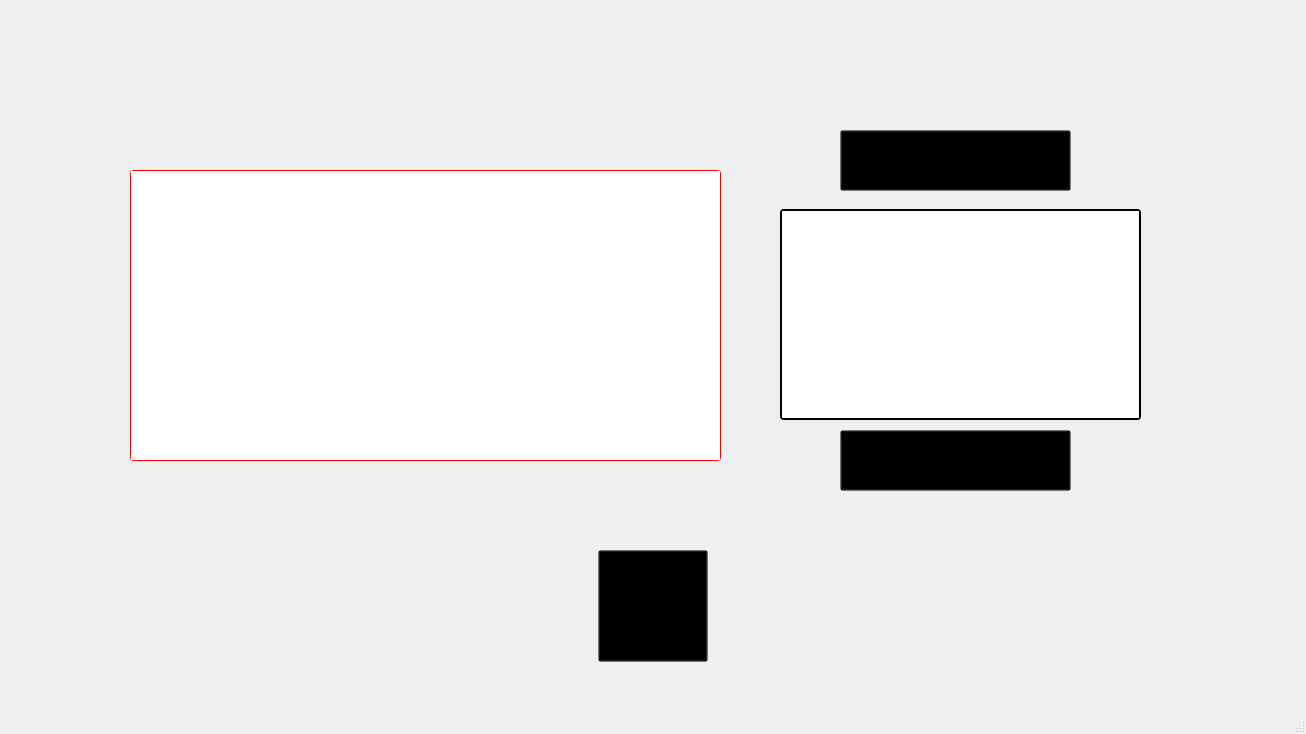
<?xml version="1.0" encoding="UTF-8"?>
<ui version="4.0">
 <class>MoneyWindow</class>
 <widget class="QMainWindow" name="MoneyWindow">
  <property name="geometry">
   <rect>
    <x>0</x>
    <y>0</y>
    <width>1306</width>
    <height>734</height>
   </rect>
  </property>
  <property name="minimumSize">
   <size>
    <width>1306</width>
    <height>734</height>
   </size>
  </property>
  <property name="maximumSize">
   <size>
    <width>1306</width>
    <height>734</height>
   </size>
  </property>
  <property name="windowTitle">
   <string>Money Storage</string>
  </property>
  <widget class="QWidget" name="centralwidget">
   <widget class="QPushButton" name="pushButton">
    <property name="geometry">
     <rect>
      <x>598</x>
      <y>550</y>
      <width>110</width>
      <height>112</height>
     </rect>
    </property>
    <property name="minimumSize">
     <size>
      <width>110</width>
      <height>112</height>
     </size>
    </property>
    <property name="maximumSize">
     <size>
      <width>110</width>
      <height>112</height>
     </size>
    </property>
    <property name="cursor">
     <cursorShape>PointingHandCursor</cursorShape>
    </property>
    <property name="styleSheet">
     <string notr="true">background: transparent</string>
    </property>
    <property name="text">
     <string/>
    </property>
   </widget>
   <widget class="QTextBrowser" name="textBrowser">
    <property name="geometry">
     <rect>
      <x>130</x>
      <y>170</y>
      <width>591</width>
      <height>291</height>
     </rect>
    </property>
    <property name="font">
     <font>
      <family>Papyrus</family>
      <pointsize>85</pointsize>
      <weight>50</weight>
      <italic>false</italic>
      <bold>false</bold>
      <kerning>true</kerning>
     </font>
    </property>
    <property name="styleSheet">
     <string notr="true">background-image: url(:/Money/Assets/console.jpg);
color: #FF7266;
font: 85pt &quot;Papyrus&quot;;
border: 2px solid red;
border-radius: 4px;
padding: -1px;</string>
    </property>
    <property name="lineWidth">
     <number>1</number>
    </property>
    <property name="midLineWidth">
     <number>0</number>
    </property>
   </widget>
   <widget class="QPushButton" name="pushButton_2">
    <property name="geometry">
     <rect>
      <x>840</x>
      <y>130</y>
      <width>231</width>
      <height>61</height>
     </rect>
    </property>
    <property name="cursor">
     <cursorShape>PointingHandCursor</cursorShape>
    </property>
    <property name="styleSheet">
     <string notr="true">background: transparent;</string>
    </property>
    <property name="text">
     <string/>
    </property>
   </widget>
   <widget class="QTextEdit" name="textEdit">
    <property name="geometry">
     <rect>
      <x>780</x>
      <y>209</y>
      <width>361</width>
      <height>211</height>
     </rect>
    </property>
    <property name="font">
     <font>
      <family>Papyrus</family>
      <pointsize>44</pointsize>
      <weight>50</weight>
      <italic>false</italic>
      <bold>false</bold>
     </font>
    </property>
    <property name="styleSheet">
     <string notr="true">background-image: url(:/Money/Assets/cd_field.jpg);
font: 44pt &quot;Papyrus&quot;;
color:  #FF0000;
border: 3px solid black;
border-radius: 4px;
padding: -1px;</string>
    </property>
   </widget>
   <widget class="QPushButton" name="pushButton_3">
    <property name="enabled">
     <bool>false</bool>
    </property>
    <property name="geometry">
     <rect>
      <x>840</x>
      <y>430</y>
      <width>231</width>
      <height>61</height>
     </rect>
    </property>
    <property name="cursor">
     <cursorShape>PointingHandCursor</cursorShape>
    </property>
    <property name="styleSheet">
     <string notr="true">background: transparent;</string>
    </property>
    <property name="text">
     <string/>
    </property>
   </widget>
   <widget class="QLabel" name="label">
    <property name="geometry">
     <rect>
      <x>1130</x>
      <y>20</y>
      <width>150</width>
      <height>150</height>
     </rect>
    </property>
    <property name="minimumSize">
     <size>
      <width>150</width>
      <height>150</height>
     </size>
    </property>
    <property name="maximumSize">
     <size>
      <width>150</width>
      <height>150</height>
     </size>
    </property>
    <property name="styleSheet">
     <string notr="true">border-color: #FF0000;
background: transparent;</string>
    </property>
    <property name="text">
     <string/>
    </property>
   </widget>
  </widget>
  <widget class="QMenuBar" name="menubar">
   <property name="geometry">
    <rect>
     <x>0</x>
     <y>0</y>
     <width>1306</width>
     <height>21</height>
    </rect>
   </property>
  </widget>
  <widget class="QStatusBar" name="statusbar"/>
 </widget>
 <resources/>
 <connections/>
</ui>
